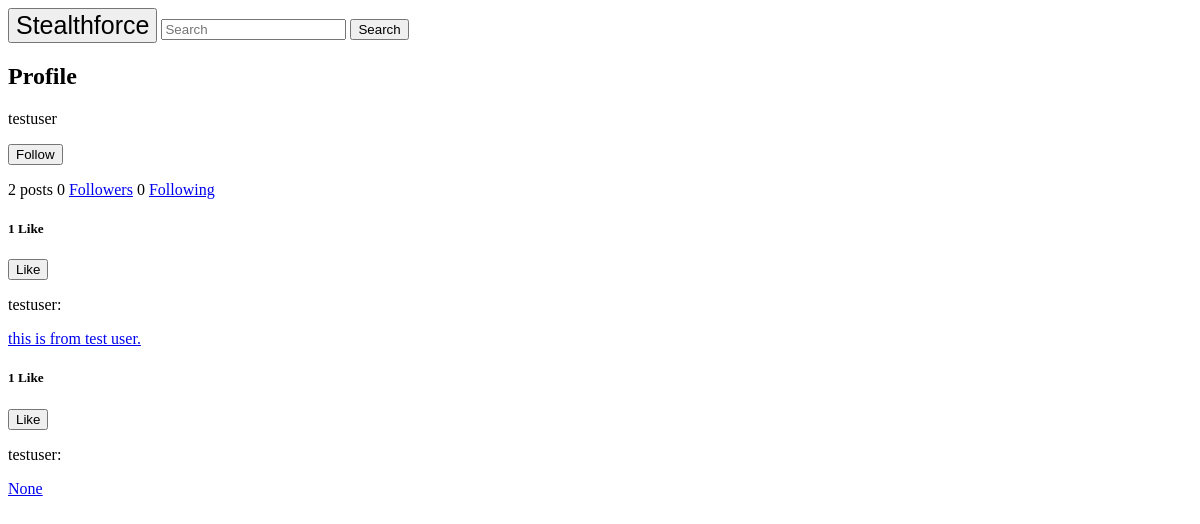
Before: /user/testuser/ with the older database file.
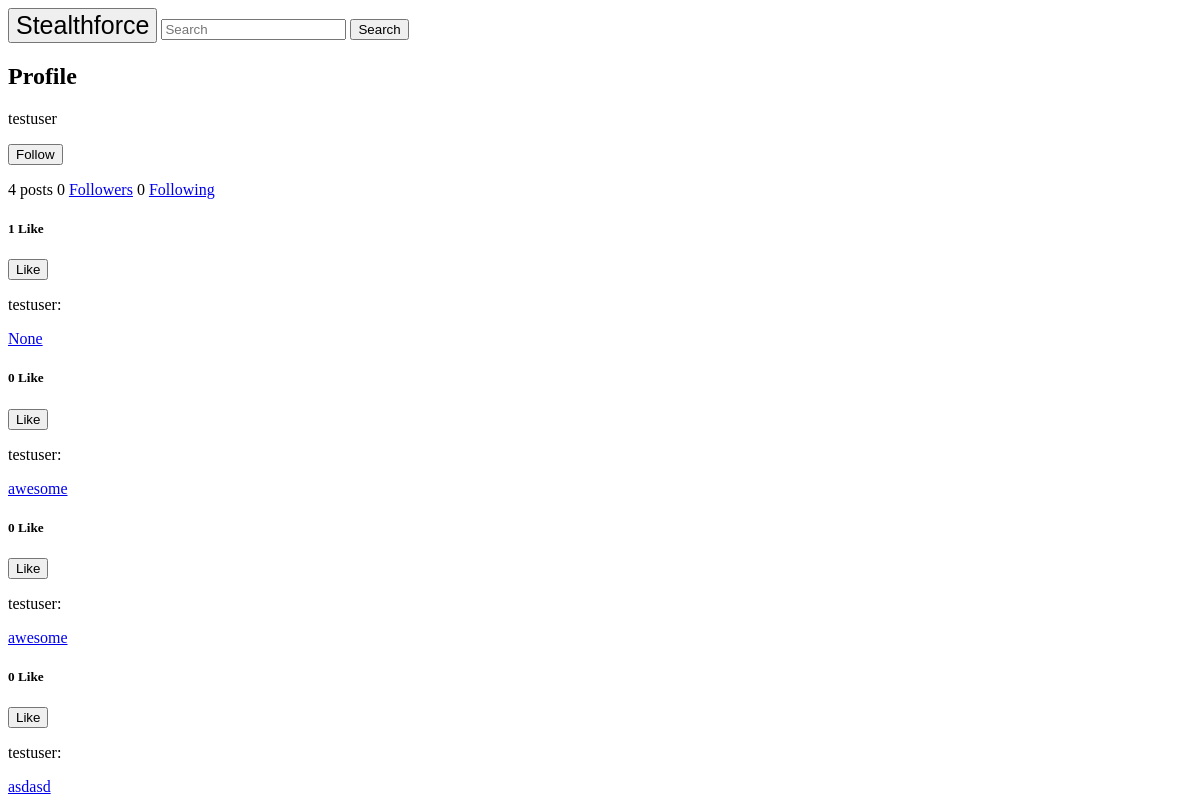
After: the same page with the newer database file.
### users/models.py (models this page shows, shortened)
class Account(AbstractBaseUser):
    email = models.EmailField(verbose_name="email", max_length=60, unique=True)
    username = models.CharField(max_length=30, unique=True)
    date_joined = models.DateTimeField(verbose_name='date joined', auto_now_add=True)
    last_login = models.DateTimeField(verbose_name='last login', auto_now=True)
    is_admin = models.BooleanField(default=False)
    is_staff = models.BooleanField(default=False)
    is_superuser = models.BooleanField(default=False)
    is_active = models.BooleanField(default=True)
    followers = models.ManyToManyField("Account", blank=True, symmetrical=False, related_name="people_followers")
    following = models.ManyToManyField("Account", blank=True, symmetrical=False, related_name="people_following")
    USERNAME_FIELD = 'email' #allows user to login with email instead of username/id
    REQUIRED_FIELDS = ['username']
    objects = MyAccountManager()

### feed/models.py (models this page shows, shortened)
class FeedItem(models.Model):
    caption = models.CharField(max_length=255, blank=True, null=True) #Allow user
    owner = models.ForeignKey(User, on_delete=models.CASCADE)
    created_time = models.DateTimeField(auto_now_add=True)
    updated_time = models.DateTimeField(auto_now_add=True)
    liked = models.ManyToManyField(User, default=None, blank=True, related_name='liked')
    @property
    def number_of_likes(self):
        return self.liked.all().count()

### users/views.py (the view)
# urls.py: path('user/<str:username>/', user_views.user_profile_view, name='profile'),
def user_profile_view(request, username):
    user_being_viewed = get_object_or_404(User, username=username)
    posts = FeedItem.objects.filter(owner=user_being_viewed)
    if 'follow' in request.POST or 'unfollow' in request.POST:
        follow_or_unfollow(user_being_viewed, request.user)
    elif 'message' in request.POST:
        pass
    context = {
        'request_user': request.user,
        'user_viewed': user_being_viewed,
        'user_posts': posts,
    }
    return render(request, "users/profile.html", context)

### users/templates/users/profile.html (shortened to what this page needs)
{% extends 'main_app/base.html' %}
{% block body %}
<h2>Profile</h2>
    <p>{{ user_viewed.username }}  </p>
        {% if request_user.username == user_viewed.username %}
            <form method="get" action="/accounts/edit/">
                <button type="submit">Edit Profile</button>
            </form>
        {% else %}
            <form method="POST" action="">
                {% if request_user in user_viewed.followers.all %}
                    <button type="submit" name="unfollow">Unfollow</button>
                    <button type="submit" name="message">Message</button>
                {% else %}
                    <button type="submit" name="follow">Follow</button>
                    {% endif %}
            </form>
        {% endif %}
    <p>{{ user_posts.count }} posts {{ user_viewed.followers.count }} <a href="/user/{{ user_viewed.username }}/followers">Followers</a> {{ user_viewed.following.count }} <a href="/user/{{ user_viewed.username }}/following">Following</a></p>
     {% for user_post in user_posts %}
         <h5>{{ user_post.number_of_likes }} Like</h5>
        <form action = "{% url 'like' %}" method="POST">
            {% if user not in user_post.liked.all %}
                <button type="submit">Like</button>
            {% else %}
                <button type="submit">Unlike</button>
            {% endif %}
            <p> {{ user_post.owner.username }}:</p> <a href="{% url 'feed-detail' user_post.id %}"> {{ user_post.caption }}</a>
        </form>
    {% endfor %}
{% endblock %}

### main_app/templates/main_app/base.html (shortened to what this page needs)
<!DOCTYPE html>
<html lang="en">
<head>
</head>
<body>
<form method="get" action="/">
<button style="font-size: 25px;">Stealthforce</button>
    <form style="display: inline;" action="" method="GET" value="">
    <input type="text" name="" value="" placeholder="Search"/>
<input type="submit" name="submit" value="Search"/>
</form>
</form>
{% block body %}
{% endblock %}
</body>
</html>

Changed rows visible on the page:
removed FeedItem: number_of_likes "1", shows "Like", owner.username "testuser", caption "this is from test user."
added FeedItem: number_of_likes "0", shows "Like", owner.username "testuser", caption "awesome"
added FeedItem: number_of_likes "0", shows "Like", owner.username "testuser", caption "awesome"
added FeedItem: number_of_likes "0", shows "Like", owner.username "testuser", caption "asdasd"
Other visible differences:
{{ user_posts.count }}: "2" → "4"
